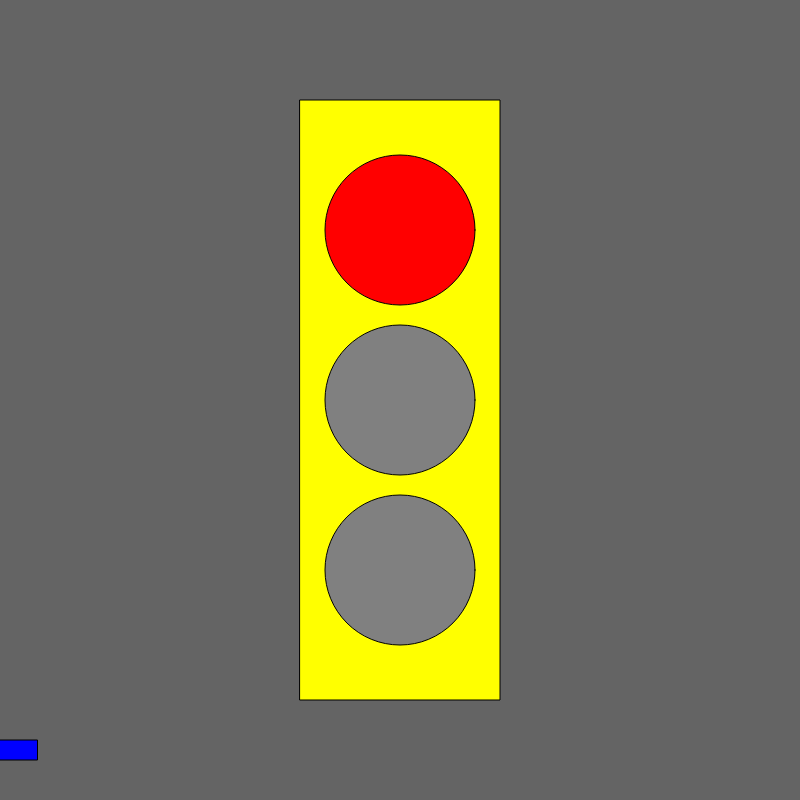
Frame 1 (no input)
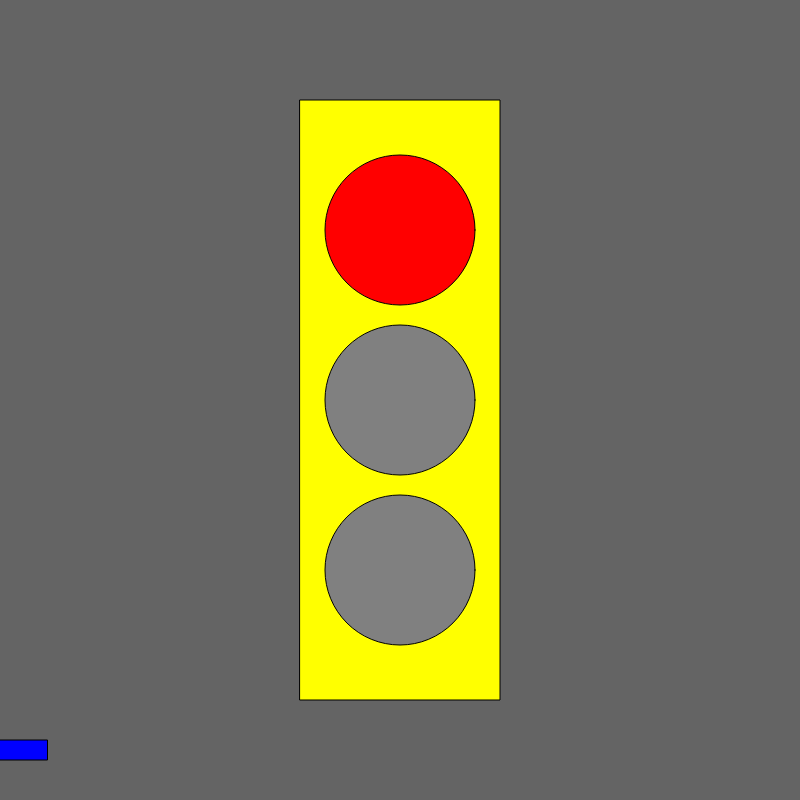
Frame 60 (no input)
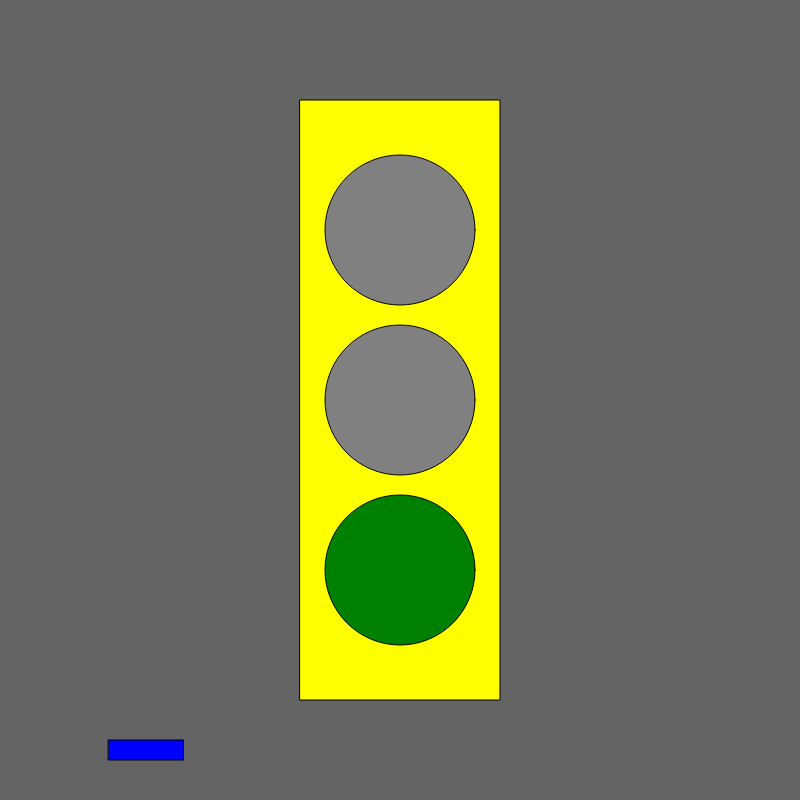
Frame 120 (the mouse pressed at the canvas centre since frame 60)

The p5.js sketch that drew these frames (run headless with seeded random() and noise() and a simulated clock; from frame 60 on, the mouse is pressed at the canvas centre):

// p5.js sketch
// ── sketch.js
let state = 0;
let timer = 0;
let x = 0;
let velocity = 10;

function setup() {
  createCanvas(800, 800);
  ellipseMode(CENTER);
  rectMode(CENTER);
}

function draw() {

  background(100);

  fill('yellow');
  rect(width / 2, height / 2, 200, 600);

  //car rectMode
  fill('blue');
  rect(x, 750, 75, 20);
  x = x + velocity;
  if (x>width){
    x = 0
  }

  switch (state) {


    case 0: //red
      fill('red');
      ellipse(width / 2, height / 2 - 170, 150, 150);
      fill('grey');
      ellipse(width / 2, height / 2, 150, 150);
      ellipse(width / 2, height / 2 + 170, 150, 150);
      velocity = 0;
      break;

    case 1: //green
      fill('grey');
      ellipse(width / 2, height / 2 - 170, 150, 150);
      ellipse(width / 2, height / 2, 150, 150);
      fill('green');
      ellipse(width / 2, height / 2 + 170, 150, 150);
      velocity = 8;
      break;

    case 2: //yellow
      fill('grey');
      ellipse(width / 2, height / 2 - 170, 150, 150);
      fill('yellow');
      ellipse(width / 2, height / 2, 150, 150);
      fill('grey');
      ellipse(width / 2, height / 2 + 170, 150, 150);
      velocity = 4;
      break;

  }
  timer = timer + 1;
  if (timer > 100) {
    timer = 0;
    state++;
    if (state > 2) {
      state = 0;
    }
  }
}

function mouseReleased() {
  state++;
  if (state > 2) {
    state = 0;
  }
}
